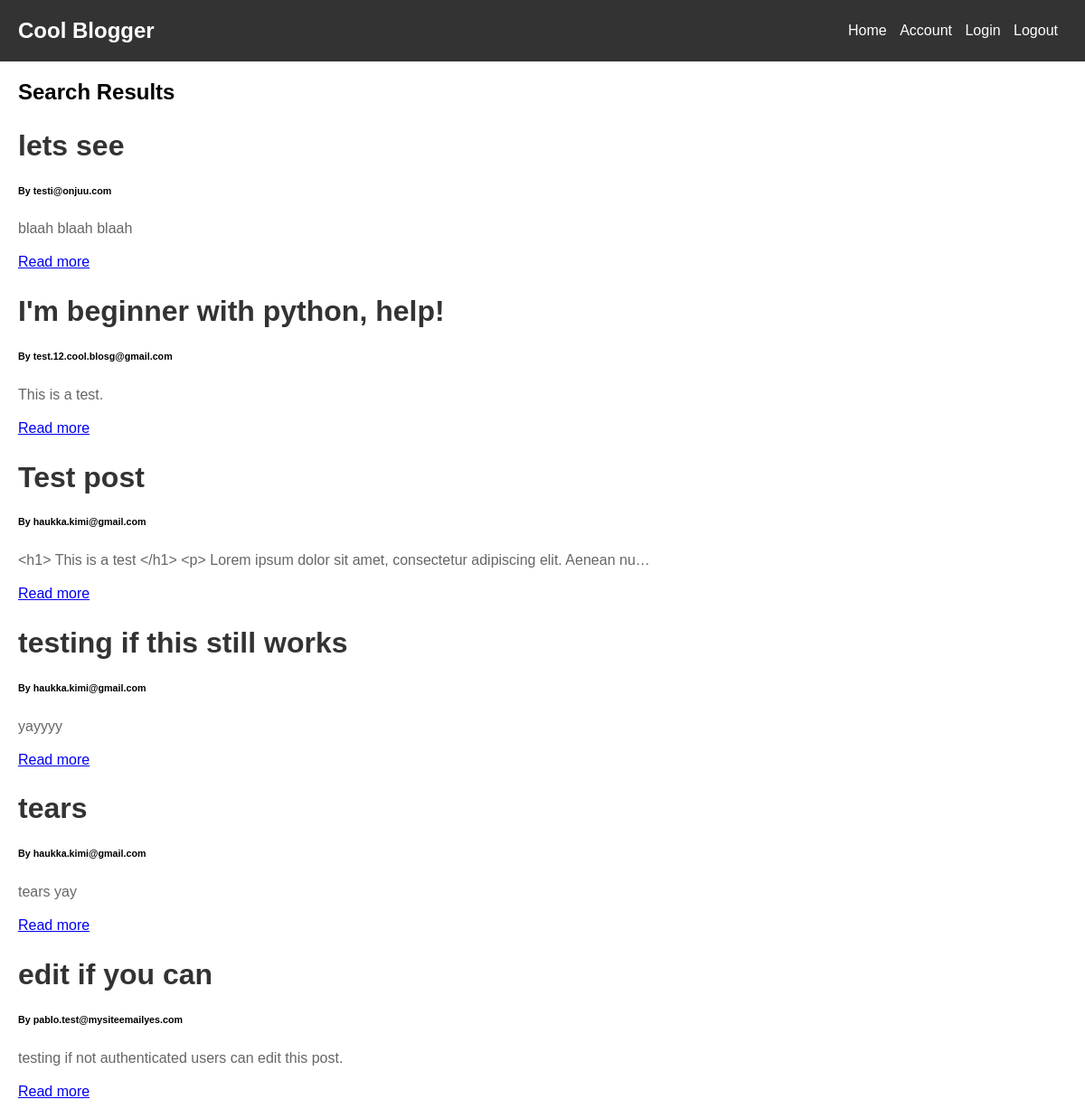
The app's page /blog/search/ with its own data.
### blog/models.py (models this page shows, shortened)
class BlogPost(models.Model):
	title 					= models.CharField(max_length=50, null=False, blank=False)
	body 					= models.TextField(max_length=5000, null=False, blank=False)
	image		 			= models.ImageField(upload_to=upload_location, null=True, blank=True)
	date_published 			= models.DateTimeField(auto_now_add=True, verbose_name="date published")
	date_updated 			= models.DateTimeField(auto_now=True, verbose_name="date updated")
	author 					= models.ForeignKey(Account, on_delete=models.CASCADE, related_name='blog_posts') # Cross-Site Scripting (XSS)
	slug 					= models.SlugField(blank=True, unique=True)

### account/models.py (models this page shows, shortened)
class Account(AbstractBaseUser):
	email 					= models.EmailField(verbose_name="email", max_length=60, unique=True)
	username 				= models.CharField(max_length=30, unique=True)
	date_joined				= models.DateTimeField(verbose_name='date joined', auto_now_add=True)
	last_login				= models.DateTimeField(verbose_name='last login', auto_now=True)
	is_admin				= models.BooleanField(default=False)
	is_active				= models.BooleanField(default=True)
	is_staff				= models.BooleanField(default=False)
	is_superuser			= models.BooleanField(default=False)
	USERNAME_FIELD = 'email'
	REQUIRED_FIELDS = ['username']
	objects = MyAccountManager()
	def __str__(self):
		return self.email

### blog/views.py (the view)
# urls.py: path('search/', views.search, name='search'),
def search(request):
    title = request.GET.get('title', '')
    posts = BlogPost.objects.filter(title__icontains=title)
    return render(request, 'blog/search.html', {'posts': posts})

### blog/templates/blog/search.html
{% extends 'base.html' %}
{% block content %}
    <h1>Search Results</h1>
    {% for post in posts %}
        <div class="card mb-3">
            <div class="card-body">
                <h2 class="card-title">{{ post.title }}</h2>
                <h6 class="card-subtitle mb-2 text-muted">By {{ post.author }}</h6>
                <p class="card-text">{{ post.body|truncatechars:100 }}</p>
                <a href="{% url 'blog:detail' post.id %}" class="card-link">Read more</a>
            </div>
        </div>
    {% empty %}
        <p>No posts found</p>
    {% endfor %}
{% endblock content %}

### templates/base.html (shortened to what this page needs)
<!DOCTYPE html>
<html lang="en">
<head>
</head>
<body>
  <header>
    <h1>Cool Blogger</h1>
    <nav>
      <ul>
        <li><a href="/">Home</a></li>
        <li><a href="/account">Account</a></li>
        <li><a href="/login">Login</a></li>
        <li><a href="/logout">Logout</a></li>
      </ul>
    </nav>
  </header>
  <main>
    {% block content %}
    {% endblock content %}
  </main>
</body>
</html>

### templates/base.html (style rules this page uses)
body { font-family: Arial, sans-serif; margin: 0; padding: 0; }
header { background-color: #333; color: #fff; padding: 20px; display: flex; justify-content: space-between; align-items: center; }
h1 { font-size: 24px; margin: 0; }
nav ul { list-style-type: none; margin: 0; padding: 0; }
nav ul li { display: inline; margin-right: 10px; }
nav ul li a { color: #fff; text-decoration: none; transition: color 0.3s ease; }
main { padding: 20px; }
h2 { font-size: 32px; color: #333; margin-bottom: 10px; }
p { color: #666; line-height: 1.5; }

### records on screen
BlogPost: title "lets see", author "testi@onjuu.com", body "blaah blaah blaah"
BlogPost: title "I'm beginner with python, help!", author "test.12.cool.blosg@gmail.com", body "This is a test."
BlogPost: title "Test post", author "haukka.kimi@gmail.com", body "<h1> This is a test </h1> <p> Lorem ipsum dolor sit amet, consectetur adipiscing elit. Aenean nu…"
BlogPost: title "testing if this still works", author "haukka.kimi@gmail.com", body "yayyyy"
BlogPost: title "tears", author "haukka.kimi@gmail.com", body "tears yay"
BlogPost: title "edit if you can", author "pablo.test@mysiteemailyes.com", body "testing if not authenticated users can edit this post."
